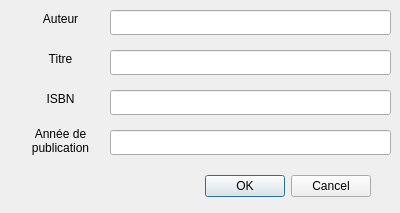
<?xml version="1.0" encoding="UTF-8"?>
<ui version="4.0">
 <class>Dialog_ajouter_livre</class>
 <widget class="QDialog" name="Dialog_ajouter_livre">
  <property name="geometry">
   <rect>
    <x>0</x>
    <y>0</y>
    <width>400</width>
    <height>213</height>
   </rect>
  </property>
  <property name="windowTitle">
   <string>Dialog</string>
  </property>
  <widget class="QDialogButtonBox" name="buttonBox_ajouter_livre">
   <property name="geometry">
    <rect>
     <x>30</x>
     <y>170</y>
     <width>341</width>
     <height>32</height>
    </rect>
   </property>
   <property name="orientation">
    <enum>Qt::Horizontal</enum>
   </property>
   <property name="standardButtons">
    <set>QDialogButtonBox::Cancel|QDialogButtonBox::Ok</set>
   </property>
   <property name="centerButtons">
    <bool>false</bool>
   </property>
  </widget>
  <widget class="QLabel" name="label_auteur">
   <property name="geometry">
    <rect>
     <x>20</x>
     <y>10</y>
     <width>81</width>
     <height>17</height>
    </rect>
   </property>
   <property name="text">
    <string>Auteur</string>
   </property>
   <property name="alignment">
    <set>Qt::AlignCenter</set>
   </property>
  </widget>
  <widget class="QLabel" name="label_titre">
   <property name="geometry">
    <rect>
     <x>20</x>
     <y>50</y>
     <width>81</width>
     <height>17</height>
    </rect>
   </property>
   <property name="text">
    <string>Titre</string>
   </property>
   <property name="alignment">
    <set>Qt::AlignCenter</set>
   </property>
  </widget>
  <widget class="QLabel" name="label_isbn">
   <property name="geometry">
    <rect>
     <x>20</x>
     <y>90</y>
     <width>81</width>
     <height>17</height>
    </rect>
   </property>
   <property name="text">
    <string>ISBN</string>
   </property>
   <property name="alignment">
    <set>Qt::AlignCenter</set>
   </property>
  </widget>
  <widget class="QLabel" name="label_annee">
   <property name="geometry">
    <rect>
     <x>20</x>
     <y>120</y>
     <width>81</width>
     <height>41</height>
    </rect>
   </property>
   <property name="text">
    <string>Année de publication</string>
   </property>
   <property name="alignment">
    <set>Qt::AlignCenter</set>
   </property>
   <property name="wordWrap">
    <bool>true</bool>
   </property>
  </widget>
  <widget class="QLineEdit" name="lineEdit_auteur">
   <property name="geometry">
    <rect>
     <x>110</x>
     <y>10</y>
     <width>281</width>
     <height>25</height>
    </rect>
   </property>
  </widget>
  <widget class="QLineEdit" name="lineEdit_titre">
   <property name="geometry">
    <rect>
     <x>110</x>
     <y>50</y>
     <width>281</width>
     <height>25</height>
    </rect>
   </property>
  </widget>
  <widget class="QLineEdit" name="lineEdit_isbn">
   <property name="geometry">
    <rect>
     <x>110</x>
     <y>90</y>
     <width>281</width>
     <height>25</height>
    </rect>
   </property>
  </widget>
  <widget class="QLineEdit" name="lineEdit_annee">
   <property name="geometry">
    <rect>
     <x>110</x>
     <y>130</y>
     <width>281</width>
     <height>25</height>
    </rect>
   </property>
  </widget>
 </widget>
 <resources/>
 <connections>
  <connection>
   <sender>buttonBox_ajouter_livre</sender>
   <signal>accepted()</signal>
   <receiver>Dialog_ajouter_livre</receiver>
   <slot>accept()</slot>
   <hints>
    <hint type="sourcelabel">
     <x>248</x>
     <y>254</y>
    </hint>
    <hint type="destinationlabel">
     <x>157</x>
     <y>274</y>
    </hint>
   </hints>
  </connection>
  <connection>
   <sender>buttonBox_ajouter_livre</sender>
   <signal>rejected()</signal>
   <receiver>Dialog_ajouter_livre</receiver>
   <slot>reject()</slot>
   <hints>
    <hint type="sourcelabel">
     <x>316</x>
     <y>260</y>
    </hint>
    <hint type="destinationlabel">
     <x>286</x>
     <y>274</y>
    </hint>
   </hints>
  </connection>
 </connections>
</ui>
